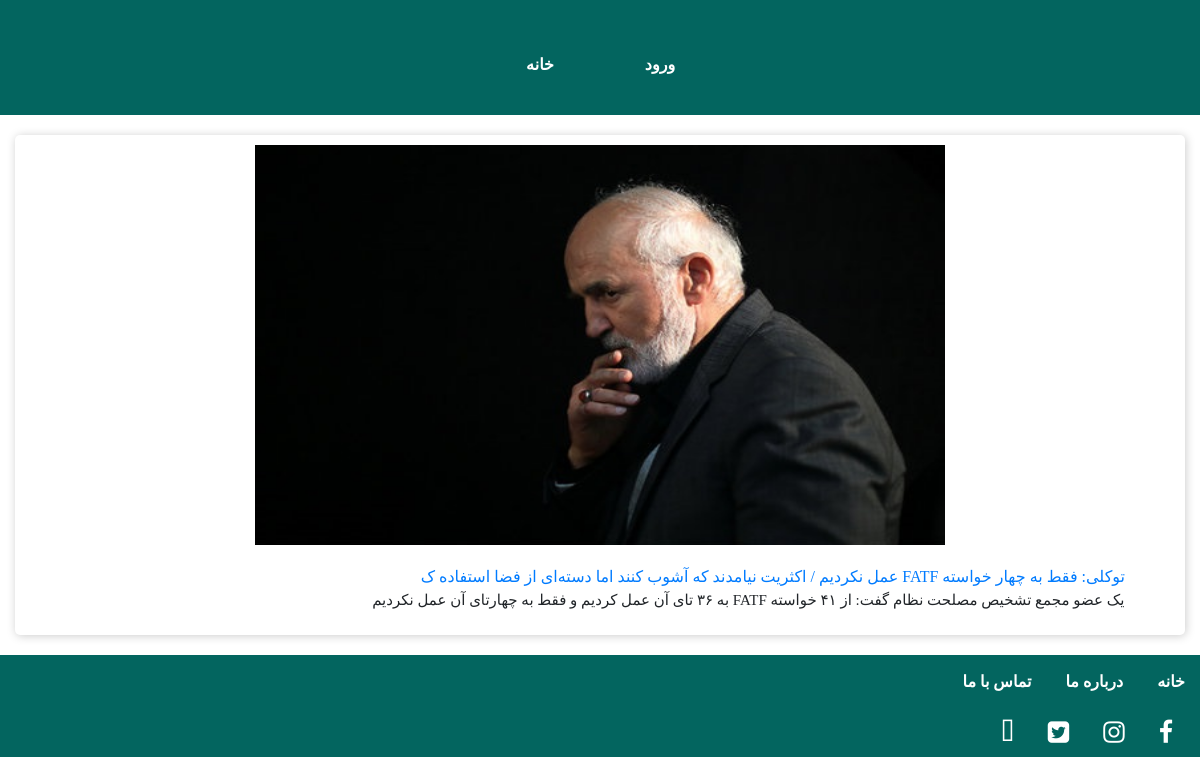
/seenews.php?postid=7, run on an earlier commit of the app's database.
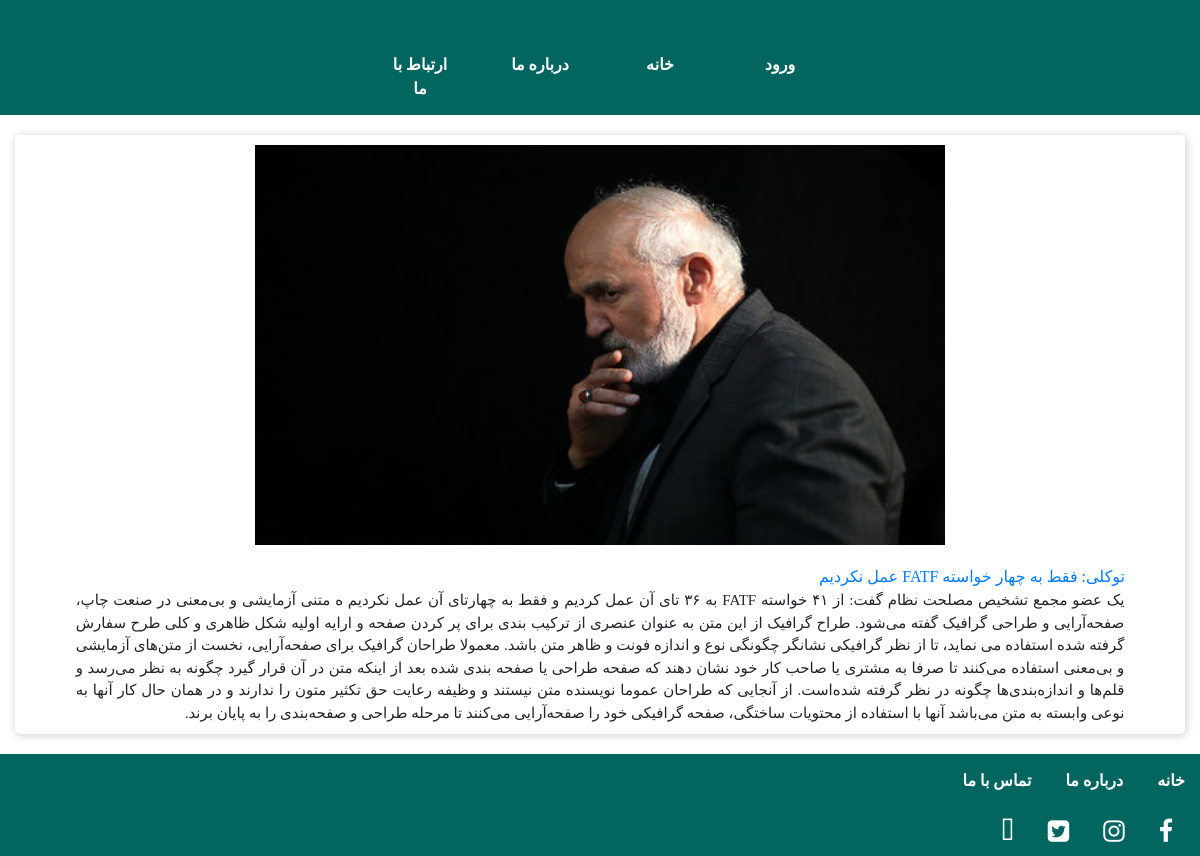
And on a later commit of the database.
### tables this page shows
CREATE TABLE `menu` (
  `id` int(11) NOT NULL,
  `title` varchar(100) NOT NULL,
  `link` varchar(200) NOT NULL
);

CREATE TABLE `specialpost` (
  `id` int(11) NOT NULL,
  `title` varchar(100) NOT NULL,
  `src` varchar(100) NOT NULL,
  `content` varchar(5000) NOT NULL
);

### seenews.php (the view, shortened to what this page needs)
<?php include ("header.php"); ?>
<?php include ("config.php"); ?>
<?php
$postid=$_GET["postid"];
$posrsql="SELECT * FROM  `specialpost` WHERE `id`=$postid;";
$postquery=mysqli_query($connect,$posrsql);
while($postfetch=mysqli_fetch_assoc($postquery))
{
?>
    <div class="rm-big-content">
       <div class="rm-big-content-thumb">
        <img src=<?php echo $postfetch["src"]; ?>>
       </div>
       <div class="rm-big-content-txt">
        <a href="#"><?php echo $postfetch["title"]; ?></a>
        <p><?php echo $postfetch["content"]; ?></p>
       </div>
    </div>
<?php
}
?>
 <?php include ("footer.php"); ?>
</body>
</html>

### header.php (shortened to what this page needs)
<!DOCTYPE html>
<html>
<head>
    <link rel="stylesheet" href="https://cdnjs.cloudflare.com/ajax/libs/font-awesome/4.7.0/css/font-awesome.min.css">
    <link rel="stylesheet" href="css/bootstrap.min.css">
    <link rel="stylesheet" href="css/fontawesome.css">
	<link rel="stylesheet" href="css/style.css">
</head>
<body>
    <div class="menu" >
            <ul class="nav justify-content-center">
            <?php
			 include ("config.php");
			 $mnu="SELECT * FROM  `menu` ORDER BY  `id` DESC ;";
			 $mnuresult=mysqli_query($connect,$mnu);
			 while($mnufetch=mysqli_fetch_assoc($mnuresult))
			 {
			?>
                <li class="nav-item active"><a href=<?php echo $mnufetch["link"] ?> class="nav-link"><?php echo $mnufetch["title"] ?></a></li>
                <?php
			 }
				?>
            </ul>
    </div>

What changed in the data, as far as the page shows it:
added menu: title "ارتباط با ما"
added menu: title "درباره ما"
changed specialpost: title "توکلی: فقط به چهار خواسته FATF عمل نکردیم / اکثریت نیامدند که آشوب کنند اما دسته‌ای از فضا استفاده ک" → "توکلی: فقط به چهار خواسته FATF عمل نکردیم"; content "یک عضو مجمع تشخیص مصلحت نظام گفت: از ۴۱ خواسته FATF به ۳۶ تای آن عمل کردیم و فقط به چهارتای آن عمل نکردیم‌" → "…چهارتای آن عمل نکردیم‌ ه متنی آزمایشی و بی‌معنی در صنعت چاپ، صفحه‌آرایی و طراحی گرافیک گفته می‌شود. طراح گرافیک از این متن به عنوان عنصری از ترکیب بندی برای پر کردن صفحه و ارایه اولیه شکل ظاهری و کلی طرح سفارش گرفته شده استفاده می نماید، تا از نظر گرافیکی نشانگر چگونگی نوع و اندازه فونت و ظاهر متن باشد. معمولا طراحان گرافیک برای صفحه‌آرایی، نخست از متن‌های آزمایشی و بی‌معنی استفاده می‌کنند تا صرفا به مشتری یا صاحب کار خود نشان دهند که صفحه طراحی یا صفحه بندی شده بعد از اینکه متن در آن قرار گیرد چگونه به نظر می‌رسد و قلم‌ها و اندازه‌بندی‌ها چگونه در نظر گرفته شده‌است. از آنجایی که طراحان عموما نویسنده متن نیستند و وظیفه رعایت حق تکثیر متون را ندارند و در همان حال کار آنها به نوعی وابسته به…"
